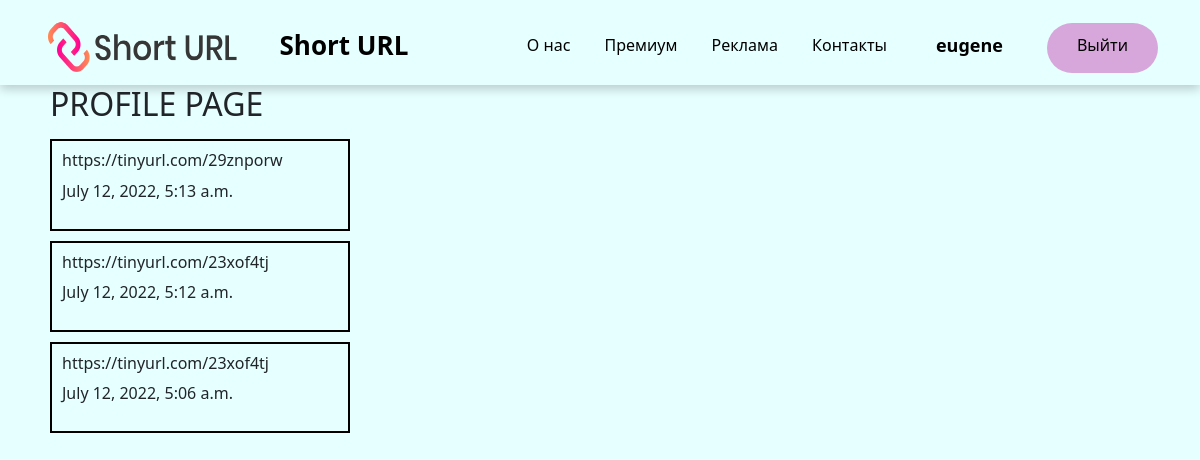
/profile/ (signed in), run on the app's committed database.
### links/models.py (models this page shows)
class Links(models.Model):
    class Meta:
        verbose_name = 'Короткие ссылки'
        verbose_name_plural = 'Короткие ссылки'
        ordering = ['time_create']
    shortLink = models.TextField(max_length=100, validators=[URLValidator()])
    time_create = models.DateTimeField(auto_now_add=True, verbose_name="Время создания")
    user_name = models.CharField(max_length=50, verbose_name="Имя пользователя")

### main/views.py (the view)
# urls.py: path('profile/', profile_page, name='profile'),
def profile_page(request):
    record = Links.objects.filter(user_name__contains=request.user.username).order_by('-time_create')
    return render(request, 'main/profile.html', {'record': record})

### main/templates/main/profile.html (shortened to what this page needs)
{% extends 'main/template.html' %}
{% block content %}
      <h2 style="margin-left: 50px; ">PROFILE PAGE</h2></p>
    {% for r in record %}
        <li class="short">
            <h6> {{ r.shortLink }}</h6>
            <p> {{ r.time_create }}</p>
        </li>
    {% endfor %}
{% endblock %}

### main/templates/main/template.html (shortened to what this page needs)
{% load static %}
<!doctype html>
<html lang="ru">
<head>
    <link rel="stylesheet" href="https://cdn.jsdelivr.net/npm/bootstrap@5.1.3/dist/css/bootstrap.min.css">
    <link rel="stylesheet" href="{% static 'main/css/main.css' %}">
    <link rel="stylesheet" href="https://use.fontawesome.com/releases/v6.1.1/css/all.css">
</head>
<body>
    <nav class="navbar">
        <div class="container">
            <img src="{% static 'main/img/logo.png' %}" alt="Лого">
            <a href="{% url 'home' %}" class="navbar-brand">Short URL</a>
            <div class="navbar-wrap">
                <ul class="navbar-menu">
                    <li><a href="#">О нас</a></li>
                    <li><a href="#">Премиум</a></li>
                    <li><a href="#">Реклама</a></li>
                    <li><a href="#">Контакты</a></li>
                </ul>
                {% if request.user.is_authenticated %}
                    <a href="{% url 'profile' %}" class = "name"> {{ user.username }}</a> <a href="{% url 'logout' %}" class="logout"> Выйти </a>
                {% else %}
                    <a href="{% url 'register' %}" class="signup">Регистрация</a>
                    <a href="{% url 'login' %}" class="signin">Вход</a>
                {% endif %}
            </div>
        </div>
    </nav>
<main>
    {% block content %}
    {% endblock %}
</main>
</body>
</html>

### main/static/main/css/main.css (style rules this page uses)
body { background: #e6ffff; }
img { width: 200px; height: 70px; float: left; }
.navbar { width: 100%; height: 85px; box-shadow: 0 4px 10px rgba(0,0,0,.2); }
.navbar .container { height: inherit; display: flex; justify-content: space-between; align-items: center; margin-top: -5px; }
.navbar-menu { list-style-type: none; padding-left: 50px; margin-bottom: 0; }
.navbar-menu li { display: inline-block; }
.navbar-menu li a { display: inline-block; color: #000; text-decoration: none; padding: 15px; transition: all 0.1s ease-in; }
.navbar-wrap { display: flex; flex-flow: row nowrap; }
.navbar-brand { font-weight: 700; font-size: 26px; color: #000; }
.navbar .name { list-style-type: none; font-size: 18px; font-weight: bolder; color: #000; text-decoration: none; padding: 14px; margin-left: 20px; }
.navbar .logout { margin-left: 30px; color: #000; text-decoration: none; padding: 10px 30px; margin-top: 5px; background-color: #d7a7db; border-radius: 100px; transition: all 0.1s ease-in-out; }
.short { margin-left: 50px; text-decoration: none; border: 2px solid #000; list-style-type: none; padding: 10px; margin-bottom: 10px; width: 300px; }

### data on the page
Links: shortLink "https://tinyurl.com/29znporw", time_create "July 12, 2022, 5:13 a.m."
Links: shortLink "https://tinyurl.com/23xof4tj", time_create "July 12, 2022, 5:12 a.m."
Links: shortLink "https://tinyurl.com/23xof4tj", time_create "July 12, 2022, 5:06 a.m."

### other printed values
{{ user.username }} "eugene"
